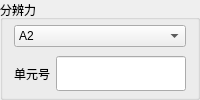
         <widget class="QGroupBox" name="groupBox_10">
          <property name="sizePolicy">
           <sizepolicy hsizetype="Preferred" vsizetype="Expanding">
            <horstretch>0</horstretch>
            <verstretch>0</verstretch>
           </sizepolicy>
          </property>
          <property name="minimumSize">
           <size>
            <width>0</width>
            <height>70</height>
           </size>
          </property>
          <property name="maximumSize">
           <size>
            <width>16777215</width>
            <height>100</height>
           </size>
          </property>
          <property name="title">
           <string>分辨力</string>
          </property>
          <layout class="QVBoxLayout" name="verticalLayout_27">
           <property name="topMargin">
            <number>2</number>
           </property>
           <property name="bottomMargin">
            <number>2</number>
           </property>
           <item>
            <widget class="QComboBox" name="resolutionBoardComboBox">
             <item>
              <property name="text">
               <string>A2</string>
              </property>
             </item>
             <item>
              <property name="text">
               <string>A3</string>
              </property>
             </item>
             <item>
              <property name="text">
               <string>A4</string>
              </property>
             </item>
            </widget>
           </item>
           <item>
            <layout class="QHBoxLayout" name="horizontalLayout_17">
             <item>
              <widget class="QLabel" name="unitLabel">
               <property name="text">
                <string>单元号</string>
               </property>
              </widget>
             </item>
             <item>
              <widget class="QLineEdit" name="unitLineEdit_4">
               <property name="sizePolicy">
                <sizepolicy hsizetype="Expanding" vsizetype="Minimum">
                 <horstretch>0</horstretch>
                 <verstretch>0</verstretch>
                </sizepolicy>
               </property>
               <property name="minimumSize">
                <size>
                 <width>0</width>
                 <height>21</height>
                </size>
               </property>
               <property name="maximumSize">
                <size>
                 <width>16777215</width>
                 <height>35</height>
                </size>
               </property>
              </widget>
             </item>
            </layout>
           </item>
          </layout>
         </widget>
